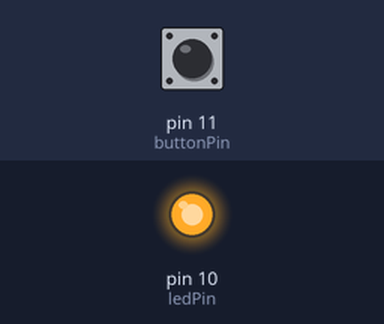
Bench run of a sketch on a simulated Arduino Uno, built with avr-gcc and run on an emulated ATmega328P. Parts: output pins drawn as LEDs (lit = HIGH). The test bench sets the inputs (shaded band); at power-on: pin 11 (buttonPin) HIGH.

Above: at 1.2 s.
1.3 s: pin 11 (buttonPin) pulled LOW for 0.15 s
At 1.37 s:
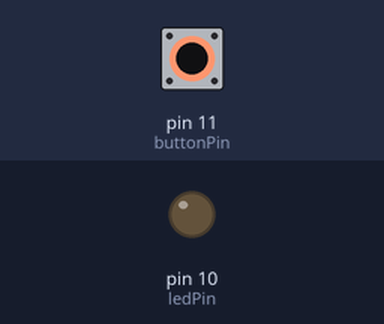
2.9 s: pin 11 (buttonPin) pulled LOW for 3.2 s
At 7.4 s:
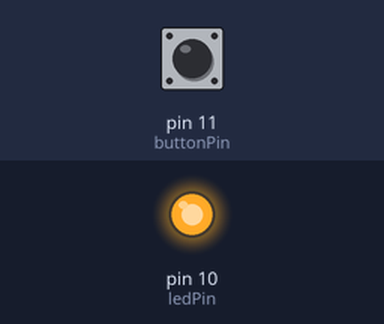
Timing chart, 0 to 8.9 s (numbered marks = the images above; inputs shaded):
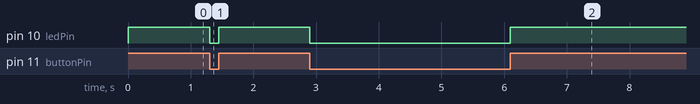

Measured:
- after the input at 1.3 s, pin 10 (ledPin): HIGH → LOW at once, → HIGH 0.15 s later
- after the input at 2.9 s, pin 10 (ledPin): HIGH → LOW at once, → HIGH 3.2 s later

The sketch:

Exercise3_BasicButton.ino
```cpp
#define LED 10
#define BUTTON 11

int buttonPin = BUTTON;
int ledPin = LED;

int buttonState = 0;

void setup() {
  pinMode(ledPin, OUTPUT);
  pinMode(buttonPin, INPUT_PULLUP);
}

void loop() {
  buttonState = digitalRead(buttonPin);

  if (buttonState == HIGH) {
    digitalWrite(ledPin, HIGH);
  } else {
    // turn LED off:
    digitalWrite(ledPin, LOW);
  }
}
```
